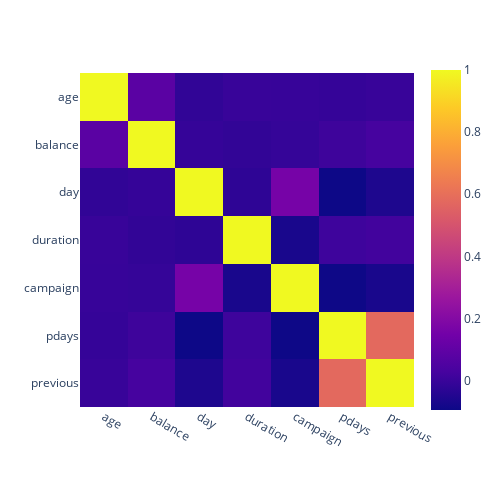

The code cell stored with this chart in its notebook:
### Code cell
corr = df.corr()

fig = px.imshow(corr,width=500, height=500)
fig.show()

### Figure 1 — Plotly figure (JSON) as saved in the notebook; plotly's stock layout.template omitted (floating-point values rounded to 4 significant figures)
{"data": [{"coloraxis": "coloraxis", "hovertemplate": "x: %{x}<br>y: %{y}<br>color: %{z}<extra></extra>", "name": "0", "type": "heatmap", "x": ["age", "balance", "day", "duration", "campaign", "pdays", "previous"], "xaxis": "x", "y": ["age", "balance", "day", "duration", "campaign", "pdays", "previous"], "yaxis": "y", "z": [[1, 0.08382, -0.01785, -0.002367, -0.005148, -0.008894, -0.003511], [0.08382, 1, -0.008677, -0.01595, -0.009976, 0.009437, 0.0262], [-0.01785, -0.008677, 1, -0.02463, 0.1607, -0.09435, -0.05911], [-0.002367, -0.01595, -0.02463, 1, -0.06838, 0.01038, 0.01808], [-0.005148, -0.009976, 0.1607, -0.06838, 1, -0.09314, -0.06783], [-0.008894, 0.009437, -0.09435, 0.01038, -0.09314, 1, 0.5776], [-0.003511, 0.0262, -0.05911, 0.01808, -0.06783, 0.5776, 1]]}], "layout": {"coloraxis": {"colorscale": [[0, "#0d0887"], [0.1111, "#46039f"], [0.2222, "#7201a8"], [0.3333, "#9c179e"], [0.4444, "#bd3786"], [0.5556, "#d8576b"], [0.6667, "#ed7953"], [0.7778, "#fb9f3a"], [0.8889, "#fdca26"], [1, "#f0f921"]]}, "height": 500, "margin": {"t": 60}, "width": 500, "xaxis": {"anchor": "y", "constrain": "domain", "domain": [0, 1], "scaleanchor": "y"}, "yaxis": {"anchor": "x", "autorange": "reversed", "constrain": "domain", "domain": [0, 1]}}}
